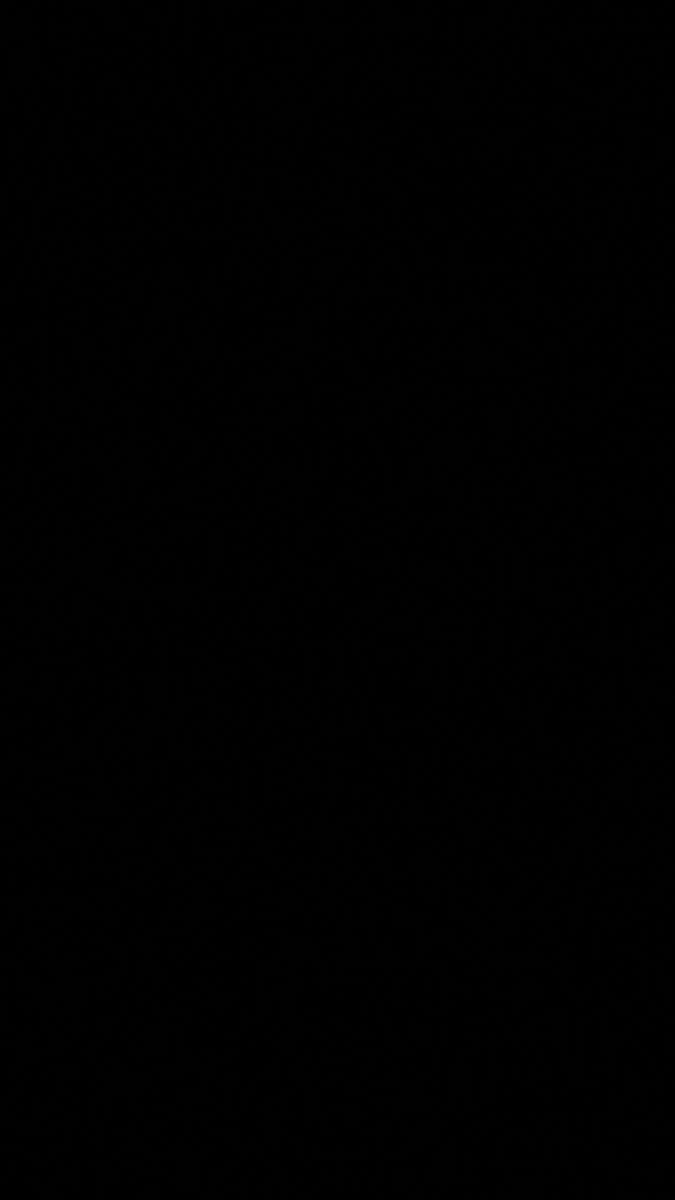
Frame 1 (no input)
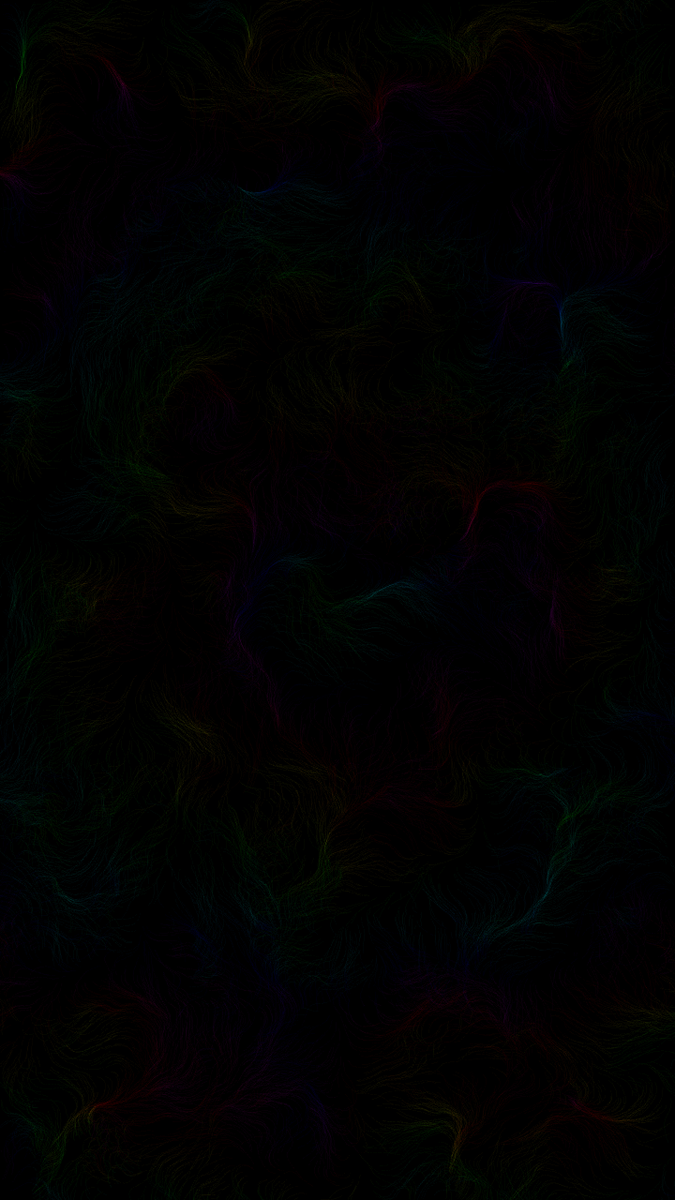
Frame 60 (no input)
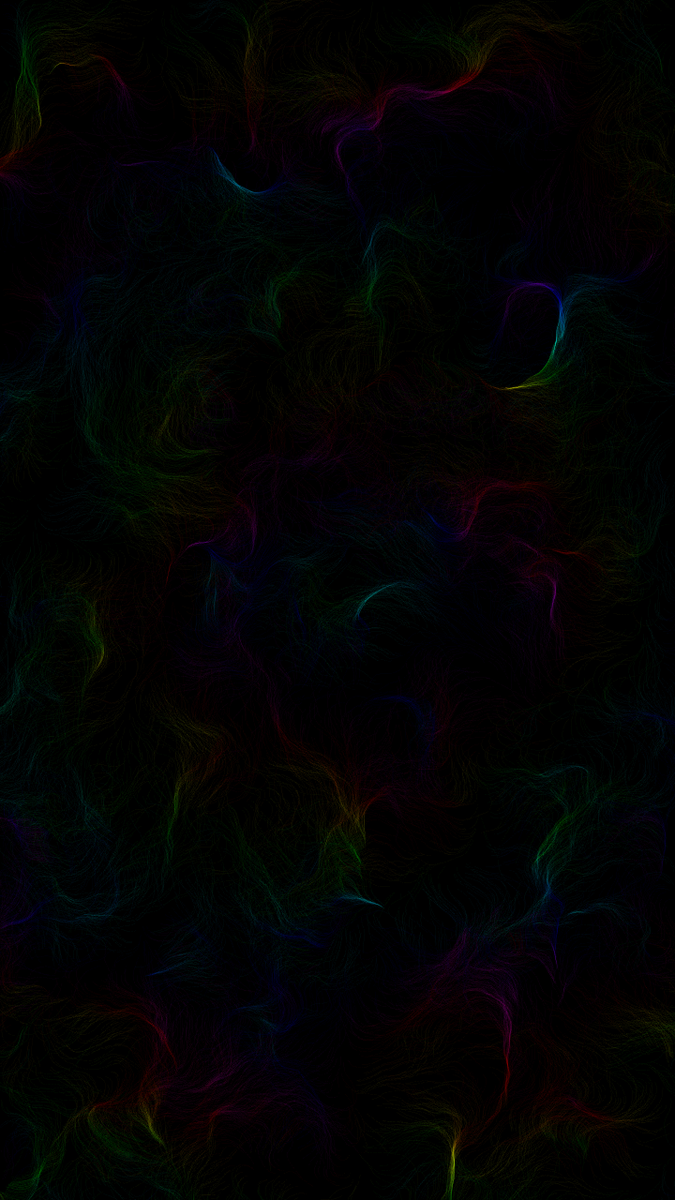
Frame 120 (the mouse pressed at the canvas centre since frame 60)

The p5.js sketch that drew these frames (run headless with seeded random() and noise() and a simulated clock; from frame 60 on, the mouse is pressed at the canvas centre):

// p5.js sketch
// ── sketch.js
function setup() {
	createCanvas(720, 1280);
	colorMode(HSB, 360);
	angleMode(DEGREES);
	// noStroke();
	strokeWeight(0.2);
	loadParticles();
	background(0);
  }
  
  let noiseVal = 0.009;
  let p = [];
  function draw() {
	for (let i = 0; i < p.length; i++) {
	  p[i].move();
	  p[i].display();
	}
	if (frameCount % 1500 === 0) {
	  restart();
	}
  }
  const INTERACTION_KEY = 53;
  
  function keyPressed() {
	if (keyCode === INTERACTION_KEY) {
	  restart();
	}
  }
  
  const restart = () => {
	p = [];
	loadParticles();
	background(0);
	noiseVal = random(0.001,0.01);
  };
  
  class Particle {
	constructor(x, y) {
	  this.x = x;
	  this.y = y;
	  this.n;
	}
  
	move() {
	  this.n = noise(this.x * noiseVal, this.y * noiseVal, frameCount * noiseVal);
	  let noi = map(this.n, 0, 1, -360, 360);
	  this.x += sin(noi);
	  this.y += cos(noi);
	}
  
	display() {
	  let d = dist(this.x, this.y, width / 2, height / 2);
	  let h = map(this.n, 0, 1, -50, 410);
	  stroke((d + h) % 360, 360, 360);
	  point(this.x, this.y);
	}
  }
  
  function loadParticles() {
	for (let i = 0; i < 10000; i++) {
	  p.push(new Particle(random(width), random(height)));
	}
  }
  
